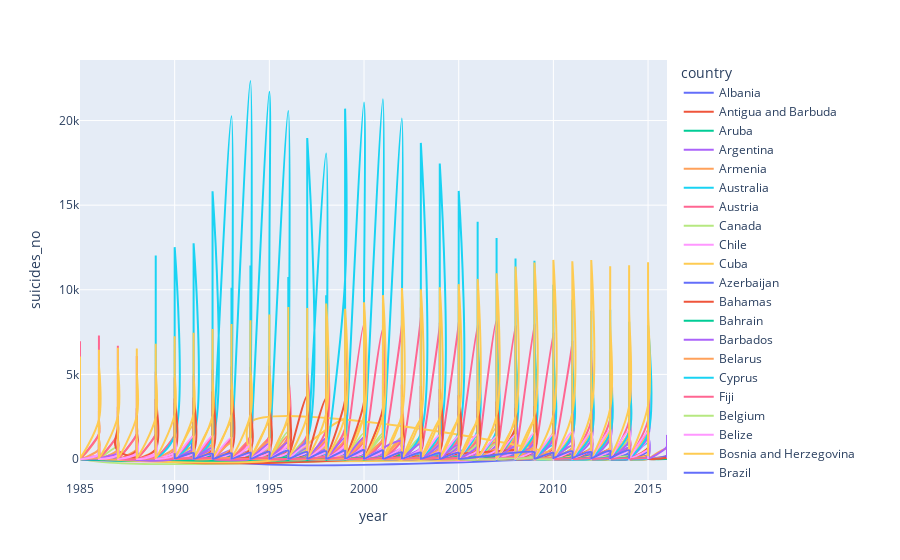

Notebook code for this chart:
### Code cell
df = px.data.gapminder()
fig = px.line(df, x="year", y="suicides_no", color="country", line_group="country", hover_name="country",
        line_shape="spline", render_mode="svg")
fig.show()
